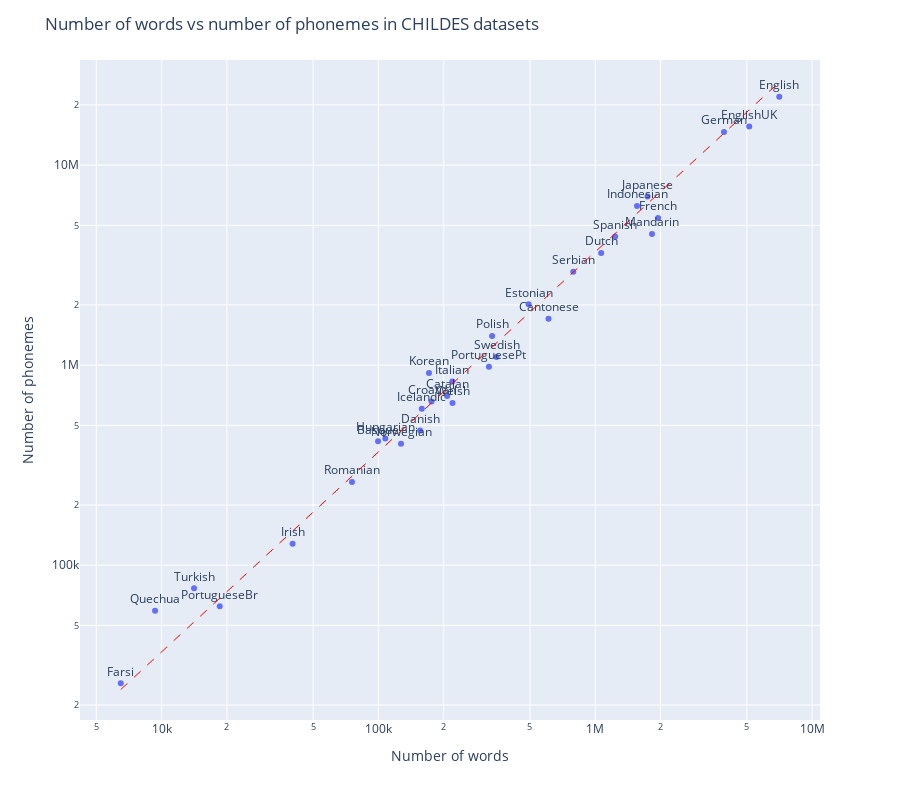

The notebook cell saved with this chart:
### Code cell
gradient = properties['n_phonemes'] / properties['n_words']
gradient = gradient.mean()
min_words = properties['n_words'].min()
max_words = properties['n_words'].max()

# Plot number of words against number of phonemes, with language name next to each point
fig = px.scatter(properties, x='n_words', y='n_phonemes', text=properties.language)
fig.update_traces(textposition='top center')
fig.update_layout(title='Number of words vs number of phonemes in CHILDES datasets',
                  xaxis_title='Number of words',
                  yaxis_title='Number of phonemes',
                  xaxis_type='log',
                  yaxis_type='log',
                  height=800)
fig.add_shape(type='line',
                x0=min_words,
                y0=min_words * gradient,
                x1=max_words,
                y1=max_words * gradient,
                line=dict(color='red', dash='dash', width=1))
fig.show()

# plotnine version

p = (p9.ggplot(properties.reset_index(), p9.aes(x='n_words', y='n_phonemes', label='language'))
        + p9.geom_point()
        + p9.geom_text(size=8, nudge_y=0.1)
        + p9.geom_smooth(method='lm')
        + p9.scale_x_log10()
        + p9.scale_y_log10()
        + p9.theme(figure_size=(12, 8))
        + p9.ggtitle('Number of words vs number of phonemes in CHILDES datasets')
        + p9.xlab('Number of words')
        + p9.ylab('Number of phonemes')
    )

p.show()

### Figure 1 — Plotly figure (JSON) as saved in the notebook; plotly's stock layout.template omitted (floating-point values rounded to 4 significant figures)
{"data": [{"hovertemplate": "n_words=%{x}<br>n_phonemes=%{y}<br>language=%{text}<extra></extra>", "legendgroup": "", "marker": {"color": "#636efa", "symbol": "circle"}, "mode": "markers+text", "name": "", "orientation": "v", "showlegend": false, "text": ["PortugueseBr", "Quechua", "Farsi", "Turkish", "Irish", "Romanian", "Norwegian", "Hungarian", "Basque", "Danish", "Icelandic", "Croatian", "Welsh", "Catalan", "Italian", "Korean", "Polish", "PortuguesePt", "Swedish", "Estonian", "Cantonese", "Serbian", "Dutch", "Spanish", "Mandarin", "French", "Indonesian", "Japanese", "German", "EnglishUK", "English"], "textposition": "top center", "type": "scatter", "x": [18550, 9336, 6485, 14125, 40221, 75540, 127150, 107615, 99639, 155789, 158522, 175837, 219715, 207517, 219361, 171073, 334483, 323420, 350777, 492859, 608834, 791663, 1064685, 1235144, 1826026, 1949028, 1558119, 1741831, 3922001, 5128944, 7054084], "xaxis": "x", "y": [62305, 59152, 25692, 76683, 127922, 260826, 404627, 430428, 416371, 471321, 604678, 659134, 647596, 700914, 829739, 914073, 1400169, 981485, 1098891, 2015640, 1708570, 2933309, 3638849, 4398738, 4530174, 5447197, 6250071, 6972212, 14651392, 15585419, 21975061], "yaxis": "y"}], "layout": {"height": 800, "legend": {"tracegroupgap": 0}, "margin": {"t": 60}, "shapes": [{"line": {"color": "red", "dash": "dash", "width": 1}, "type": "line", "x0": 6485, "x1": 7054084, "y0": 23900.0, "y1": 25990000.0}], "title": {"text": "Number of words vs number of phonemes in CHILDES datasets"}, "xaxis": {"anchor": "y", "domain": [0, 1], "title": {"text": "Number of words"}, "type": "log"}, "yaxis": {"anchor": "x", "domain": [0, 1], "title": {"text": "Number of phonemes"}, "type": "log"}}}
